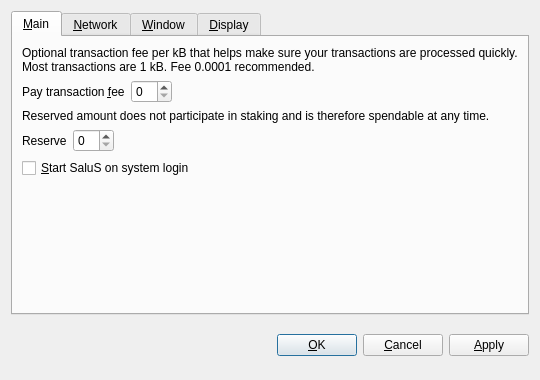
<?xml version="1.0" encoding="UTF-8"?>
<ui version="4.0">
 <class>OptionsDialog</class>
 <widget class="QDialog" name="OptionsDialog">
  <property name="geometry">
   <rect>
    <x>0</x>
    <y>0</y>
    <width>540</width>
    <height>380</height>
   </rect>
  </property>
  <property name="windowTitle">
   <string>Options</string>
  </property>
  <property name="modal">
   <bool>true</bool>
  </property>
  <layout class="QVBoxLayout" name="verticalLayout">
   <item>
    <widget class="QTabWidget" name="tabWidget">
     <property name="tabPosition">
      <enum>QTabWidget::North</enum>
     </property>
     <property name="currentIndex">
      <number>0</number>
     </property>
     <widget class="QWidget" name="tabMain">
      <attribute name="title">
       <string>&amp;Main</string>
      </attribute>
      <layout class="QVBoxLayout" name="verticalLayout_Main">
       <item>
        <widget class="QLabel" name="transactionFeeInfoLabel">
         <property name="text">
          <string>Optional transaction fee per kB that helps make sure your transactions are processed quickly. Most transactions are 1 kB. Fee 0.0001 recommended.</string>
         </property>
         <property name="textFormat">
          <enum>Qt::PlainText</enum>
         </property>
         <property name="wordWrap">
          <bool>true</bool>
         </property>
        </widget>
       </item>
       <item>
        <layout class="QHBoxLayout" name="horizontalLayoutFee">
         <item>
          <widget class="QLabel" name="transactionFeeLabel">
           <property name="text">
            <string>Pay transaction &amp;fee</string>
           </property>
           <property name="textFormat">
            <enum>Qt::PlainText</enum>
           </property>
           <property name="buddy">
            <cstring>transactionFee</cstring>
           </property>
          </widget>
         </item>
         <item>
          <widget class="BitcoinAmountField" name="transactionFee"/>
         </item>
         <item>
          <spacer name="horizontalSpacerFee">
           <property name="orientation">
            <enum>Qt::Horizontal</enum>
           </property>
           <property name="sizeHint" stdset="0">
            <size>
             <width>40</width>
             <height>20</height>
            </size>
           </property>
          </spacer>
         </item>
        </layout>
       </item>
       <item>
        <widget class="QLabel" name="reserveBalanceInfoLabel">
         <property name="text">
          <string>Reserved amount does not participate in staking and is therefore spendable at any time.</string>
         </property>
         <property name="textFormat">
          <enum>Qt::PlainText</enum>
         </property>
         <property name="wordWrap">
          <bool>true</bool>
         </property>
        </widget>
       </item>
       <item>
        <layout class="QHBoxLayout" name="horizontalLayoutReserveBalance">
         <item>
          <widget class="QLabel" name="reserveBalanceLabel">
           <property name="text">
            <string>Reserve</string>
           </property>
           <property name="textFormat">
            <enum>Qt::PlainText</enum>
           </property>
           <property name="buddy">
            <cstring>reserveBalance</cstring>
           </property>
          </widget>
         </item>
         <item>
          <widget class="BitcoinAmountField" name="reserveBalance"/>
         </item>
         <item>
          <spacer name="horizontalSpacerReserveBalance">
           <property name="orientation">
            <enum>Qt::Horizontal</enum>
           </property>
           <property name="sizeHint" stdset="0">
            <size>
             <width>40</width>
             <height>20</height>
            </size>
           </property>
          </spacer>
         </item>
        </layout>
       </item>
       <item>
        <widget class="QCheckBox" name="bitcoinAtStartup">
         <property name="toolTip">
          <string>Automatically start SaluS after logging in to the system.</string>
         </property>
         <property name="text">
          <string>&amp;Start SaluS on system login</string>
         </property>
        </widget>
       </item>
       <item>
        <spacer name="verticalSpacer_Main">
         <property name="orientation">
          <enum>Qt::Vertical</enum>
         </property>
         <property name="sizeHint" stdset="0">
          <size>
           <width>20</width>
           <height>40</height>
          </size>
         </property>
        </spacer>
       </item>
      </layout>
     </widget>
     <widget class="QWidget" name="tabNetwork">
      <attribute name="title">
       <string>&amp;Network</string>
      </attribute>
      <layout class="QVBoxLayout" name="verticalLayout_Network">
       <item>
        <widget class="QCheckBox" name="mapPortUpnp">
         <property name="toolTip">
          <string>Automatically open the SaluS client port on the router. This only works when your router supports UPnP and it is enabled.</string>
         </property>
         <property name="text">
          <string>Map port using &amp;UPnP</string>
         </property>
        </widget>
       </item>
       <item>
        <widget class="QCheckBox" name="connectSocks">
         <property name="toolTip">
          <string>Connect to the SaluS network through a SOCKS5 proxy (e.g. when connecting through Tor).</string>
         </property>
         <property name="text">
          <string>&amp;Connect through SOCKS5 proxy:</string>
         </property>
        </widget>
       </item>
       <item>
        <layout class="QHBoxLayout" name="horizontalLayout_Network">
         <item>
          <widget class="QLabel" name="proxyIpLabel">
           <property name="text">
            <string>Proxy &amp;IP:</string>
           </property>
           <property name="textFormat">
            <enum>Qt::PlainText</enum>
           </property>
           <property name="buddy">
            <cstring>proxyIp</cstring>
           </property>
          </widget>
         </item>
         <item>
          <widget class="QValidatedLineEdit" name="proxyIp">
           <property name="maximumSize">
            <size>
             <width>140</width>
             <height>16777215</height>
            </size>
           </property>
           <property name="toolTip">
            <string>IP address of the proxy (e.g. 127.0.0.1)</string>
           </property>
          </widget>
         </item>
         <item>
          <widget class="QLabel" name="proxyPortLabel">
           <property name="text">
            <string>&amp;Port:</string>
           </property>
           <property name="textFormat">
            <enum>Qt::PlainText</enum>
           </property>
           <property name="buddy">
            <cstring>proxyPort</cstring>
           </property>
          </widget>
         </item>
         <item>
          <widget class="QLineEdit" name="proxyPort">
           <property name="maximumSize">
            <size>
             <width>55</width>
             <height>16777215</height>
            </size>
           </property>
           <property name="toolTip">
            <string>Port of the proxy (e.g. 9050)</string>
           </property>
          </widget>
         </item>
         <item>
          <spacer name="horizontalSpacer_Network">
           <property name="orientation">
            <enum>Qt::Horizontal</enum>
           </property>
           <property name="sizeHint" stdset="0">
            <size>
             <width>40</width>
             <height>20</height>
            </size>
           </property>
          </spacer>
         </item>
        </layout>
       </item>
       <item>
        <spacer name="verticalSpacer_Network">
         <property name="orientation">
          <enum>Qt::Vertical</enum>
         </property>
         <property name="sizeHint" stdset="0">
          <size>
           <width>20</width>
           <height>40</height>
          </size>
         </property>
        </spacer>
       </item>
      </layout>
     </widget>
     <widget class="QWidget" name="tabWindow">
      <attribute name="title">
       <string>&amp;Window</string>
      </attribute>
      <layout class="QVBoxLayout" name="verticalLayout_Window">
       <item>
        <widget class="QCheckBox" name="minimizeToTray">
         <property name="toolTip">
          <string>Show only a tray icon after minimizing the window.</string>
         </property>
         <property name="text">
          <string>&amp;Minimize to the tray instead of the taskbar</string>
         </property>
        </widget>
       </item>
       <item>
        <widget class="QCheckBox" name="minimizeOnClose">
         <property name="toolTip">
          <string>Minimize instead of exit the application when the window is closed. When this option is enabled, the application will be closed only after selecting Quit in the menu.</string>
         </property>
         <property name="text">
          <string>M&amp;inimize on close</string>
         </property>
        </widget>
       </item>
       <item>
        <spacer name="verticalSpacer_Window">
         <property name="orientation">
          <enum>Qt::Vertical</enum>
         </property>
         <property name="sizeHint" stdset="0">
          <size>
           <width>20</width>
           <height>40</height>
          </size>
         </property>
        </spacer>
       </item>
      </layout>
     </widget>
     <widget class="QWidget" name="tabDisplay">
      <attribute name="title">
       <string>&amp;Display</string>
      </attribute>
      <layout class="QVBoxLayout" name="verticalLayout_Display">
       <item>
        <layout class="QHBoxLayout" name="horizontalLayout_1_Display">
         <item>
          <widget class="QLabel" name="langLabel">
           <property name="text">
            <string>User Interface &amp;language:</string>
           </property>
           <property name="textFormat">
            <enum>Qt::PlainText</enum>
           </property>
           <property name="buddy">
            <cstring>lang</cstring>
           </property>
          </widget>
         </item>
         <item>
          <widget class="QValueComboBox" name="lang">
           <property name="toolTip">
            <string>The user interface language can be set here. This setting will take effect after restarting SaluS.</string>
           </property>
          </widget>
         </item>
        </layout>
       </item>
       <item>
        <layout class="QHBoxLayout" name="horizontalLayout_2_Display">
         <item>
          <widget class="QLabel" name="unitLabel">
           <property name="text">
            <string>&amp;Unit to show amounts in:</string>
           </property>
           <property name="textFormat">
            <enum>Qt::PlainText</enum>
           </property>
           <property name="buddy">
            <cstring>unit</cstring>
           </property>
          </widget>
         </item>
         <item>
          <widget class="QValueComboBox" name="unit">
           <property name="toolTip">
            <string>Choose the default subdivision unit to show in the interface and when sending coins.</string>
           </property>
          </widget>
         </item>
        </layout>
       </item>
       <item>
        <widget class="QCheckBox" name="coinControlFeatures">
         <property name="toolTip">
          <string>Whether to show coin control features or not.</string>
         </property>
         <property name="text">
          <string>Display coin &amp;control features (experts only!)</string>
         </property>
        </widget>
       </item>
       <item>
        <widget class="QCheckBox" name="minimizeCoinAge">
         <property name="toolTip">
          <string>Whether to select the coin outputs randomly or with minimal coin age.</string>
         </property>
         <property name="text">
          <string>Minimize weight consumption (experimental)</string>
         </property>
        </widget>
       </item>
       <item>
        <widget class="QCheckBox" name="useRedTheme">
         <property name="text">
          <string>Use red visual theme (requires restart)</string>
         </property>
        </widget>
       </item>
       <item>
        <spacer name="verticalSpacer_Display">
         <property name="orientation">
          <enum>Qt::Vertical</enum>
         </property>
         <property name="sizeHint" stdset="0">
          <size>
           <width>20</width>
           <height>40</height>
          </size>
         </property>
        </spacer>
       </item>
      </layout>
     </widget>
    </widget>
   </item>
   <item>
    <layout class="QHBoxLayout" name="horizontalLayout_Buttons">
     <item>
      <spacer name="horizontalSpacer_1">
       <property name="orientation">
        <enum>Qt::Horizontal</enum>
       </property>
       <property name="sizeHint" stdset="0">
        <size>
         <width>40</width>
         <height>48</height>
        </size>
       </property>
      </spacer>
     </item>
     <item>
      <widget class="QLabel" name="statusLabel">
       <property name="font">
        <font>
         <weight>75</weight>
         <bold>true</bold>
        </font>
       </property>
       <property name="text">
        <string/>
       </property>
       <property name="textFormat">
        <enum>Qt::PlainText</enum>
       </property>
       <property name="wordWrap">
        <bool>true</bool>
       </property>
      </widget>
     </item>
     <item>
      <spacer name="horizontalSpacer_2">
       <property name="orientation">
        <enum>Qt::Horizontal</enum>
       </property>
       <property name="sizeHint" stdset="0">
        <size>
         <width>40</width>
         <height>48</height>
        </size>
       </property>
      </spacer>
     </item>
     <item>
      <widget class="QPushButton" name="okButton">
       <property name="text">
        <string>&amp;OK</string>
       </property>
      </widget>
     </item>
     <item>
      <widget class="QPushButton" name="cancelButton">
       <property name="text">
        <string>&amp;Cancel</string>
       </property>
       <property name="autoDefault">
        <bool>false</bool>
       </property>
      </widget>
     </item>
     <item>
      <widget class="QPushButton" name="applyButton">
       <property name="text">
        <string>&amp;Apply</string>
       </property>
       <property name="autoDefault">
        <bool>false</bool>
       </property>
      </widget>
     </item>
    </layout>
   </item>
  </layout>
 </widget>
 <customwidgets>
  <customwidget>
   <class>BitcoinAmountField</class>
   <extends>QSpinBox</extends>
   <header>bitcoinamountfield.h</header>
  </customwidget>
  <customwidget>
   <class>QValueComboBox</class>
   <extends>QComboBox</extends>
   <header>qvaluecombobox.h</header>
  </customwidget>
  <customwidget>
   <class>QValidatedLineEdit</class>
   <extends>QLineEdit</extends>
   <header>qvalidatedlineedit.h</header>
  </customwidget>
 </customwidgets>
 <resources/>
 <connections/>
</ui>
